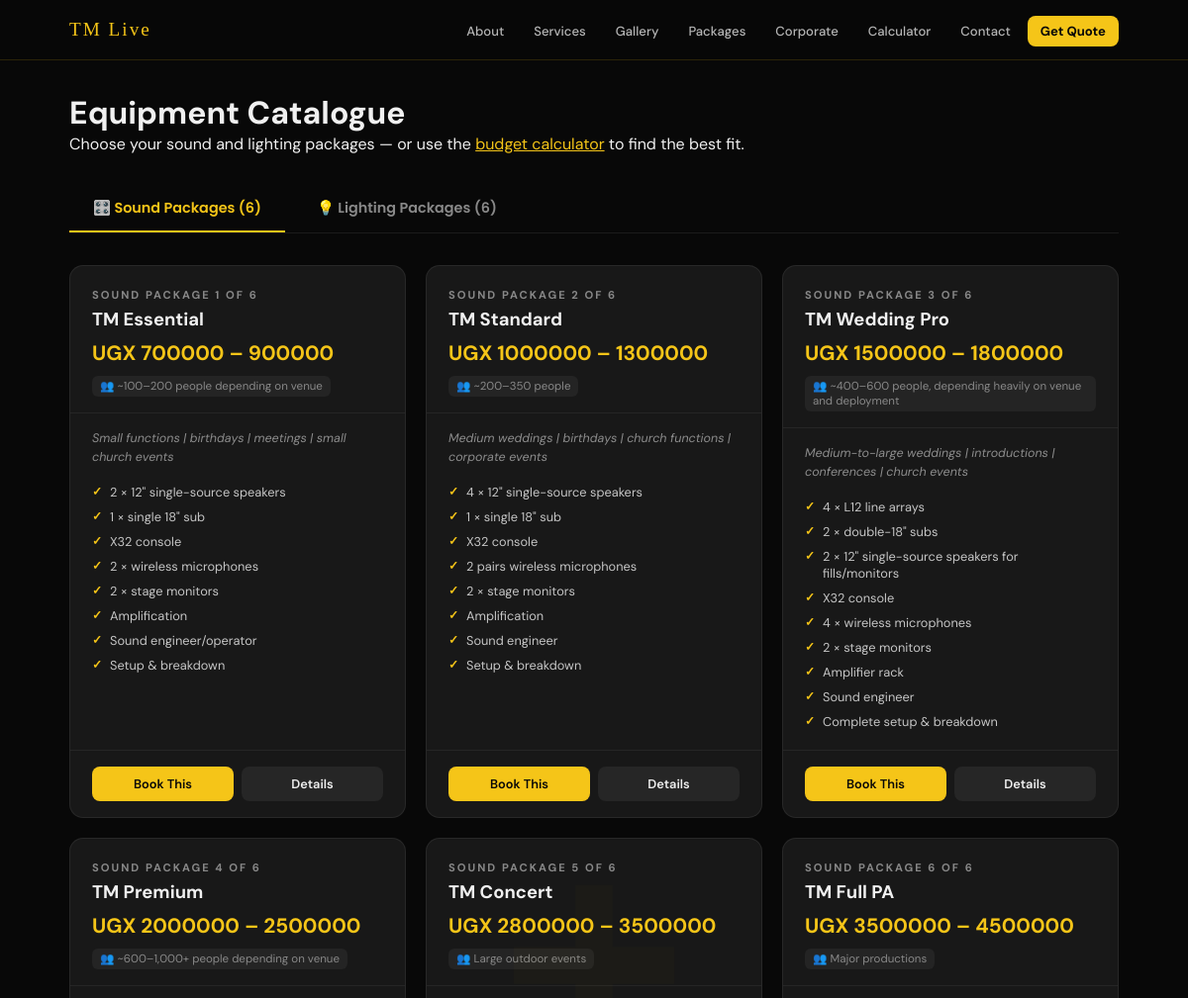
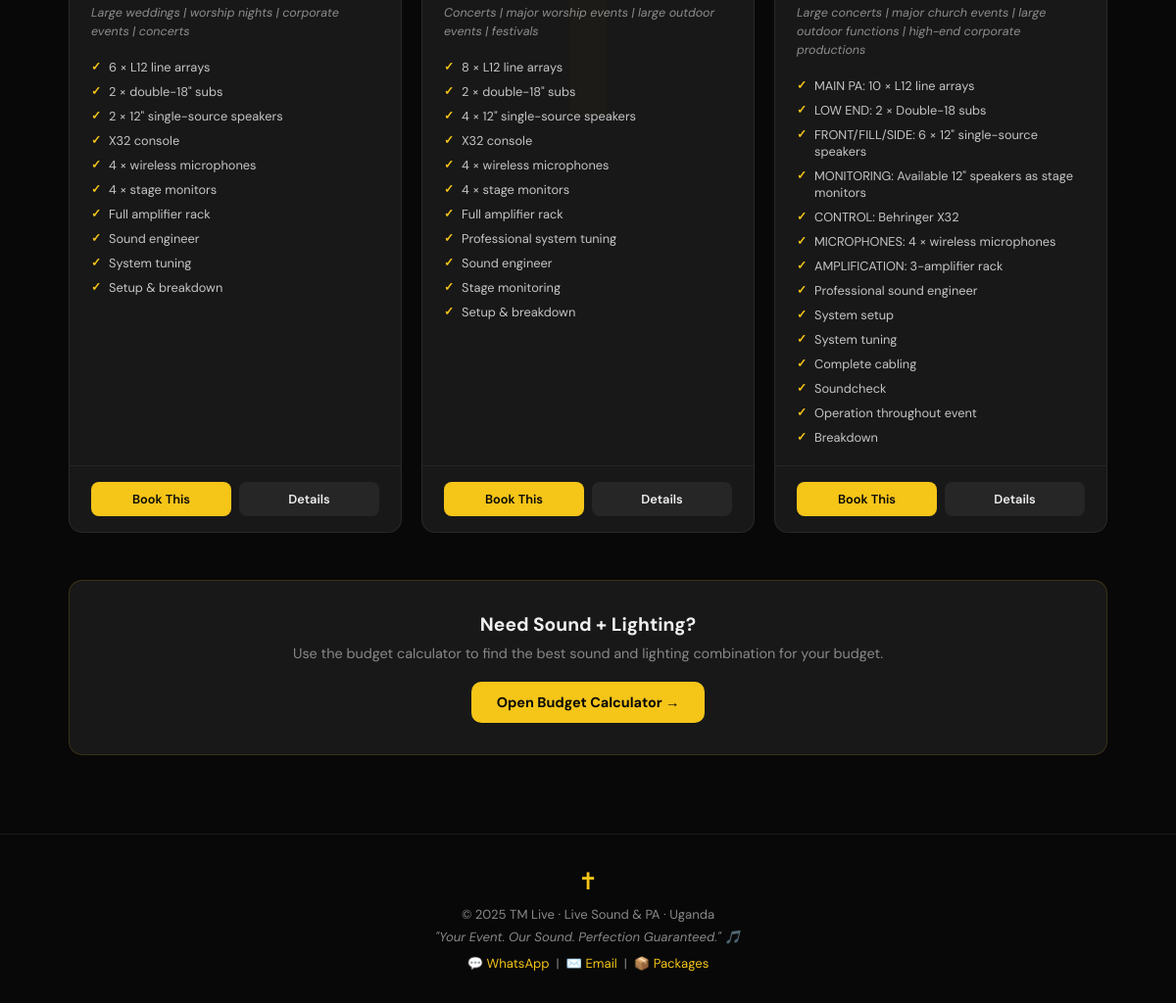
/catalogue/, run on the app's committed database (2 pictures, top to bottom).
### catalogue/models.py (models this page shows, shortened)
class SiteSettings(models.Model):
    site_name     = models.CharField(max_length=100, default="TM Live")
    tagline       = models.CharField(max_length=200, default="Your Event. Our Sound. Perfection Guaranteed.")
    logo          = models.ImageField(upload_to=logo_upload_path, blank=True, null=True,
                                      help_text="Logo shown in the hero circle")
    hero_image    = models.ImageField(upload_to=hero_upload_path, blank=True, null=True,
                                      help_text="Background image for the hero section (optional)")
    hero_line1    = models.CharField(max_length=60, default="YOUR EVENT",
                                     help_text="First cycling headline line")
    hero_line2    = models.CharField(max_length=60, default="OUR SOUND",
                                     help_text="Second cycling headline line")
    hero_line3    = models.CharField(max_length=60, default="PERFECTION",
                                     help_text="Third cycling headline line")
    hero_line4    = models.CharField(max_length=60, default="GUARANTEED",
                                     help_text="Fourth cycling headline line")
    hero_verse    = models.CharField(max_length=300,
                                     default="Professional Sound. Honouring Your Faith. Glorifying Christ.",
                                     help_text="Small italic text above the headline")
    phone_calls   = models.CharField(max_length=30, default="+256704995334",
                                     help_text="Primary phone (calls)")
    phone_wa1     = models.CharField(max_length=30, default="+256777523280",
                                     help_text="WhatsApp number 1")
    phone_wa2     = models.CharField(max_length=30, default="+256750329798",
                                     help_text="WhatsApp number 2 (leave blank to hide)")
    email         = models.EmailField(default="tmlive256@gmail.com")
    location      = models.CharField(max_length=100, default="Uganda")
    vision_title  = models.CharField(max_length=200,
                                     default="Professional Sound. Honouring Your Faith. Glorifying Christ.")
    vision_body   = models.TextField(
        default=(
            "TM Live is a Trusted PA System and Live Sound Provider Company committed to delivering "
            "exceptional audio experiences with Professionalism, Integrity, and Excellence. Whether "
            "you're hosting a celebration, a corporate gathering, a church event, or a community "
            "function, we provide reliable sound solutions tailored to your event's needs.\n\n"
            "Our foundation is rooted in Christian values, guiding us to serve every client with "
            "honesty, respect, and a commitment to excellence. Honouring both your Faith and Christ.\n\n"
            "We believe every event deserves sound that is clear, engaging, and memorable. 🎶"
        ),
        help_text="Supports line breaks. Use **bold** for emphasis."
    )
    footer_note   = models.CharField(max_length=300,
                                     default="© 2025 TM Live · Live Sound & PA · Uganda",
                                     blank=True)
    class Meta:
        verbose_name = "Site Settings"
        verbose_name_plural = "Site Settings"
    @classmethod
    def get(cls):
        obj, _ = cls.objects.get_or_create(pk=1)
        return obj
    def wa1_digits(self):
        return ''.join(c for c in self.phone_wa1 if c.isdigit())

class SoundPackage(models.Model):
    TIER_CHOICES = [
        (1, 'Essential'),
        (2, 'Standard'),
        (3, 'Wedding Pro'),
        (4, 'Premium'),
        (5, 'Concert'),
        (6, 'Full PA'),
    ]
    name      = models.CharField(max_length=100)
    tier      = models.IntegerField(choices=TIER_CHOICES, unique=True)
    price_min = models.IntegerField(help_text="Minimum price in UGX")
    price_max = models.IntegerField(help_text="Maximum price in UGX")
    tagline   = models.CharField(max_length=200, blank=True)
    ideal_for = models.CharField(max_length=300)
    capacity  = models.CharField(max_length=100)
    equipment = models.TextField(help_text="One item per line")
    services  = models.TextField(help_text="One item per line")
    notes     = models.TextField(blank=True)
    is_active = models.BooleanField(default=True)
    class Meta:
        ordering = ['tier']
    def equipment_list(self):
        return [e.strip() for e in self.equipment.strip().splitlines() if e.strip()]
    def services_list(self):
        return [s.strip() for s in self.services.strip().splitlines() if s.strip()]

### catalogue/views.py (the view)
# urls.py: path('catalogue/', views.catalogue, name='catalogue'),
def catalogue(request):
    sound_packages = SoundPackage.objects.filter(is_active=True)
    lighting_packages = LightingPackage.objects.filter(is_active=True)
    s = SiteSettings.get()
    return render(request, 'catalogue/catalogue.html', {
        's': s,
        'sound_packages': sound_packages,
        'lighting_packages': lighting_packages,
    })

### catalogue/context_processors.py (called while the page is built)
def site_settings(request):
    return {'s': SiteSettings.get()}

### catalogue/models.py (called while the page is built)
    def equipment_list(self):
        return [e.strip() for e in self.equipment.strip().splitlines() if e.strip()]

    def services_list(self):
        return [s.strip() for s in self.services.strip().splitlines() if s.strip()]

### catalogue/templates/catalogue/catalogue.html (shortened to what this page needs)
{% extends 'catalogue/base.html' %}
{% block content %}
<div style="margin-bottom: 32px;">
  <h1 class="section-heading">Equipment <span class="accent">Catalogue</span></h1>
  <p class="section-sub">Choose your sound and lighting packages — or use the <a href="{% url 'catalogue:budget_calculator' %}" style="color:var(--gold);">budget calculator</a> to find the best fit.</p>
</div>
<div class="tab-bar">
  <button class="tab-btn active" onclick="switchTab('sound', this)">🎛️ Sound Packages ({{ sound_packages|length }})</button>
  <button class="tab-btn" onclick="switchTab('lighting', this)">💡 Lighting Packages ({{ lighting_packages|length }})</button>
</div>
<div id="tab-sound" class="tab-content active">
  <div class="packages-grid">
    {% for pkg in sound_packages %}
    <div class="pkg-card">
      <div class="pkg-header">
        <div class="pkg-tier">Sound Package {{ pkg.tier }} of 6</div>
        <div class="pkg-name">{{ pkg.name }}</div>
        <div class="pkg-price">
          UGX {{ pkg.price_min|floatformat:0 }}
          {% if pkg.price_max != pkg.price_min %} – {{ pkg.price_max|floatformat:0 }}{% endif %}
        </div>
        {% if pkg.capacity %}<div class="capacity-tag">{{ pkg.capacity }}</div>{% endif %}
      </div>
      <div class="pkg-body">
        <div class="pkg-ideal">{{ pkg.ideal_for }}</div>
        <ul class="pkg-items">
          {% for item in pkg.equipment_list %}
          <li>{{ item }}</li>
          {% endfor %}
          {% for item in pkg.services_list %}
          <li>{{ item }}</li>
          {% endfor %}
        </ul>
      </div>
      <div class="pkg-footer">
        <a href="{% url 'catalogue:request_quote' %}?sound={{ pkg.pk }}" class="pkg-btn-primary">Book This</a>
        <a href="{% url 'catalogue:package_detail' 'sound' pkg.pk %}" class="pkg-btn-secondary">Details</a>
      </div>
    </div>
    {% endfor %}
  </div>
</div>
<div style="text-align:center; margin-top:48px; padding: 32px; background: var(--dark2); border-radius: 14px; border: 1px solid rgba(245,197,24,0.15);">
  <h3 style="font-size:1.2rem; margin-bottom:8px;">Need Sound <span class="gold">+</span> Lighting?</h3>
  <p style="color:var(--grey); font-size:0.9rem; margin-bottom:20px;">Use the budget calculator to find the best sound and lighting combination for your budget.</p>
  <a href="{% url 'catalogue:budget_calculator' %}" class="btn btn-gold">Open Budget Calculator →</a>
</div>
{% endblock %}

### catalogue/templates/catalogue/base.html (shortened to what this page needs)
{% load static %}
<!DOCTYPE html>
<html lang="en">
<head>
</head>
<body>
  <nav>
    <div class="nav-inner">
      <a href="{% url 'catalogue:home' %}" class="nav-logo">{{ s.site_name|default:"TM Live" }}</a>
      <ul class="nav-links">
        <li><a href="{% url 'catalogue:home' %}#about">About</a></li>
        <li><a href="{% url 'catalogue:home' %}#services">Services</a></li>
        <li><a href="{% url 'catalogue:home' %}#gallery">Gallery</a></li>
        <li><a href="{% url 'catalogue:catalogue' %}">Packages</a></li>
        <li><a href="{% url 'catalogue:corporate' %}">Corporate</a></li>
        <li><a href="{% url 'catalogue:budget_calculator' %}">Calculator</a></li>
        <li><a href="{% url 'catalogue:home' %}#contact">Contact</a></li>
        <li><a href="{% url 'catalogue:request_quote' %}" class="nav-cta">Get Quote</a></li>
      </ul>
    </div>
  </nav>
  {% block full_page %}
  <div class="page-content">
    {% block content %}{% endblock %}
  </div>
  {% endblock %}
  <footer>
    <span class="cross">&#x271D;&#xFE0E;</span>
    <p>{{ s.footer_note|default:"© 2025 TM Live · Live Sound & PA · Uganda" }}</p>
    <p style="margin-top:6px; font-style:italic;">"{{ s.tagline|default:"Your Event. Our Sound. Perfection Guaranteed." }}" 🎵</p>
    <p style="margin-top:10px;">
      <a href="https://wa.me/{{ s.wa1_digits }}">💬 WhatsApp</a> &nbsp;|&nbsp;
      <a href="mailto:{{ s.email }}">✉️ Email</a> &nbsp;|&nbsp;
      <a href="{% url 'catalogue:catalogue' %}">📦 Packages</a>
    </p>
  </footer>
</body>
</html>

### catalogue/templates/catalogue/base.html (style rules this page uses)
*, *::before, *::after { box-sizing: border-box; margin: 0; padding: 0; }
:root { --gold: #F5C518; --gold2: #c9a010; --gold-light: #ffe066; --black: #080808; --dark: #111; --dark2: #181818; --dark3: #1f1f1f; --text: #f0f0f0; --muted: #888; --grey: #888; --radius: 12px; }
html { scroll-behavior: smooth; }
body { background: var(--black); color: var(--text); font-family: 'DM Sans', sans-serif; overflow-x: hidden; }
body::before { content: '\271D'; position: fixed; top: 50%; left: 50%; transform: translate(-50%,-50%); font-size: 320px; color: rgba(245,197,24,0.018); pointer-events: none; z-index: 0; line-height: 1; font-family: Arial, Helvetica, sans-serif; }
nav { position: sticky; top: 0; z-index: 200; background: rgba(8,8,8,0.92); backdrop-filter: blur(12px); border-bottom: 1px solid rgba(245,197,24,0.15); }
.nav-inner { max-width: 1100px; margin: 0 auto; display: flex; align-items: center; justify-content: space-between; height: 60px; padding: 0 20px; }
.nav-logo { font-family: 'Cinzel', serif; font-size: 1.2rem; color: var(--gold); text-decoration: none; letter-spacing: 2px; }
.nav-links { display: flex; gap: 4px; list-style: none; }
.nav-links a { color: rgba(255,255,255,0.7); text-decoration: none; font-size: 0.82rem; font-weight: 500; padding: 7px 13px; border-radius: 8px; transition: all 0.2s; }
.nav-cta { background: var(--gold) !important; color: var(--black) !important; font-weight: 700 !important; }
.btn-gold { display: inline-flex; align-items: center; gap: 8px; padding: 12px 26px; border-radius: 10px; background: var(--gold); color: var(--black); font-weight: 700; font-size: 0.9rem; text-decoration: none; border: none; cursor: pointer; font-family: 'DM Sans', sans-serif; transition: all 0.2s; }
.page-content { max-width: 1100px; margin: 0 auto; padding: 32px 20px 80px; }
footer { text-align: center; padding: 32px 20px; border-top: 1px solid rgba(255,255,255,0.07); font-size: 0.82rem; color: var(--muted); }
footer .cross { font-size: 1.5rem; color: var(--gold); display: block; margin-bottom: 10px; }
footer span { color: var(--gold); }
footer a { color: var(--gold); text-decoration: none; }

### catalogue/templates/catalogue/catalogue.html (style rules this page uses)
.tab-bar { display: flex; gap: 8px; margin-bottom: 32px; border-bottom: 1px solid rgba(255,255,255,0.08); padding-bottom: 0; }
.tab-btn { padding: 12px 24px; border-radius: 10px 10px 0 0; cursor: pointer; font-family: 'Poppins', sans-serif; font-weight: 600; font-size: 0.9rem; border: none; background: transparent; color: var(--grey); border-bottom: 2px solid transparent; transition: all 0.2s; }
.tab-btn.active { color: var(--gold); border-bottom-color: var(--gold); }
.tab-content { display: none; }
.tab-content.active { display: block; }
.packages-grid { display: grid; grid-template-columns: repeat(auto-fill, minmax(300px, 1fr)); gap: 20px; }
.pkg-card { background: var(--dark2); border: 1px solid rgba(255,255,255,0.07); border-radius: 14px; overflow: hidden; display: flex; flex-direction: column; transition: border-color 0.2s, transform 0.2s; }
.pkg-header { padding: 22px 22px 16px; border-bottom: 1px solid rgba(255,255,255,0.06); }
.pkg-tier { font-size: 0.7rem; font-weight: 700; letter-spacing: 2px; text-transform: uppercase; color: var(--grey); margin-bottom: 6px; }
.pkg-name { font-size: 1.15rem; font-weight: 700; color: var(--white); margin-bottom: 8px; }
.pkg-price { font-size: 1.3rem; font-weight: 700; color: var(--gold); }
.pkg-body { padding: 16px 22px; flex: 1; }
.pkg-ideal { font-size: 0.78rem; color: rgba(255,255,255,0.5); font-style: italic; margin-bottom: 14px; line-height: 1.5; }
.pkg-items { list-style: none; }
.pkg-items li { font-size: 0.8rem; color: rgba(255,255,255,0.75); padding: 4px 0 4px 18px; position: relative; }
.pkg-items li::before { content: '✓'; position: absolute; left: 0; color: var(--gold); font-weight: 700; font-size: 0.75rem; }
.pkg-footer { padding: 16px 22px; border-top: 1px solid rgba(255,255,255,0.06); display: flex; gap: 8px; }
.pkg-footer a { flex: 1; text-align: center; padding: 9px 12px; border-radius: 8px; font-size: 0.8rem; font-weight: 600; text-decoration: none; transition: all 0.2s; }
.pkg-btn-primary { background: var(--gold); color: var(--black); }
.pkg-btn-secondary { background: rgba(255,255,255,0.06); color: var(--white); }
.capacity-tag { display: inline-block; margin-top: 10px; font-size: 0.72rem; color: var(--grey); background: rgba(255,255,255,0.05); border-radius: 6px; padding: 3px 8px; }
.capacity-tag::before { content: '👥 '; }

### data on the page
SiteSettings: site_name "TM Live", footer_note "© 2025 TM Live · Live Sound & PA · Uganda", tagline "Your Event. Our Sound. Perfection Guaranteed."
SoundPackage: tier "1", name "TM Essential", price_min "700000", price_max "900000", capacity "~100–200 people depending on venue", ideal_for "Small functions | birthdays | meetings | small church events", equipment_list "2 × 12\" single-source speakers" "1 × single 18\" sub" "X32 console" "2 × wireless microphones" "2 × stage monitors" "Amplification", services_list "Sound engineer/operator" "Setup & breakdown"
SoundPackage: tier "2", name "TM Standard", price_min "1000000", price_max "1300000", capacity "~200–350 people", ideal_for "Medium weddings | birthdays | church functions | corporate events", equipment_list "4 × 12\" single-source speakers" "1 × single 18\" sub" "X32 console" "2 pairs wireless microphones" "2 × stage monitors" "Amplification", services_list "Sound engineer" "Setup & breakdown"
SoundPackage: tier "3", name "TM Wedding Pro", price_min "1500000", price_max "1800000", capacity "~400–600 people, depending heavily on venue and deployment", ideal_for "Medium-to-large weddings | introductions | conferences | church events", equipment_list "4 × L12 line arrays" "2 × double-18\" subs" "2 × 12\" single-source speakers for fills/monitors" "X32 console" "4 × wireless microphones" "2 × stage monitors" "Amplifier rack", services_list "Sound engineer" "Complete setup & breakdown"
SoundPackage: tier "4", name "TM Premium", price_min "2000000", price_max "2500000", capacity "~600–1,000+ people depending on venue", ideal_for "Large weddings | worship nights | corporate events | concerts", equipment_list "6 × L12 line arrays" "2 × double-18\" subs" "2 × 12\" single-source speakers" "X32 console" "4 × wireless microphones" "4 × stage monitors" "Full amplifier rack", services_list "Sound engineer" "System tuning" "Setup & breakdown"
SoundPackage: tier "5", name "TM Concert", price_min "2800000", price_max "3500000", capacity "Large outdoor events", ideal_for "Concerts | major worship events | large outdoor events | festivals", equipment_list "8 × L12 line arrays" "2 × double-18\" subs" "4 × 12\" single-source speakers" "X32 console" "4 × wireless microphones" "4 × stage monitors" "Full amplifier rack", services_list "Professional system tuning" "Sound engineer" "Stage monitoring" "Setup & breakdown"
SoundPackage: tier "6", name "TM Full PA", price_min "3500000", price_max "4500000", capacity "Major productions", ideal_for "Large concerts | major church events | large outdoor functions | high-end corporate productions", equipment_list "MAIN PA: 10 × L12 line arrays" "LOW END: 2 × Double-18 subs" "FRONT/FILL/SIDE: 6 × 12\" single-source speakers" "MONITORING: Available 12\" speakers as stage monitors" "CONTROL: Behringer X32" "MICROPHONES: 4 × wireless microphones" "AMPLIFICATION: 3-amplifier rack", services_list "Professional sound engineer" "System setup" "System tuning" "Complete cabling" "Soundcheck" "Operation throughout event" "Breakdown"

### other printed values
{{ sound_packages|length }} "6"
{{ lighting_packages|length }} "6"
